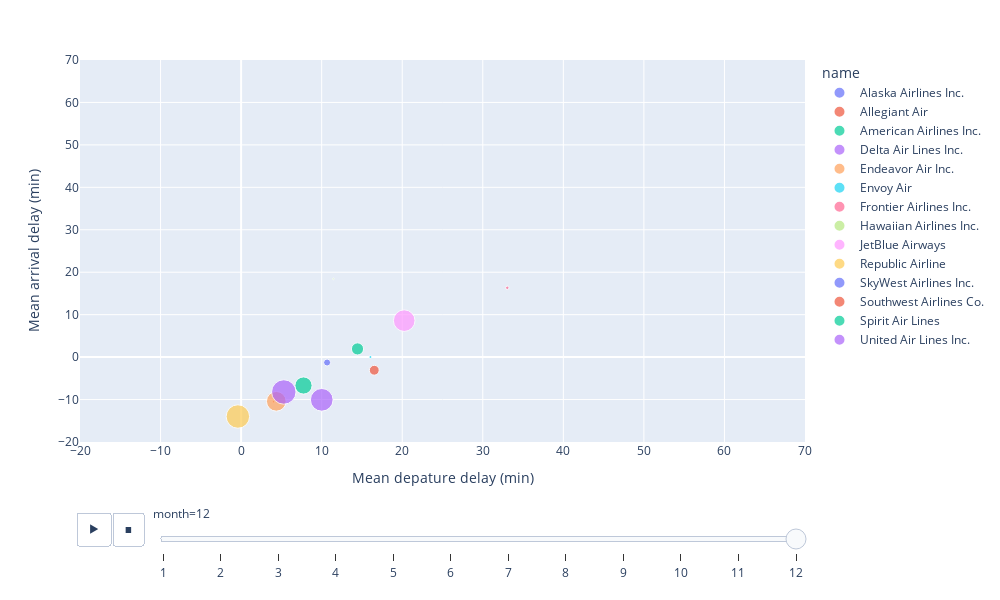

Notebook code for this chart:
### Markdown cell above
### Animations

We can also add animations to out plots using the following arguments:

- `animation_frame`: defines which variable to animate over; i.e., each frame in the animation will be one value of this variable.

- `animation_group`: Values from this columns are used to provide object-constancy across animation frames: rows with matching `animation_group`s will be treated as if they describe the same object in each frame. This allows the animation to smoothly interpolate between frames. 

We can also set the x and y ranges of our plots to match the ranges of data over the full animation sequence. 

- `range_x`: The range that the x-values should take
- `range_y`: The range that the y-values should take

### Code cell
fig = px.scatter(data_frame = monthly_delays, 
                 x="mean_dep_delay", 
                 y="mean_arr_delay", 
                 #size="n", 
                 size="n", 
                 color="name",
                 hover_name="name",
                 animation_frame="month", 
                 animation_group="name",
                 range_x = [-20, 70],
                 range_y = [-20, 70],
                 width=1000, height=600
          )

fig.update_layout(xaxis_title="Mean depature delay (min)",
                 yaxis_title="Mean arrival delay (min)")

fig.show()

### Figure 1 — Plotly figure (JSON) as saved in the notebook; plotly's stock layout.template omitted (floating-point values rounded to 4 significant figures)
{"data": [{"hovertemplate": "<b>%{hovertext}</b><br><br>name=Alaska Airlines Inc.<br>month=12<br>mean_dep_delay=%{x}<br>mean_arr_delay=%{y}<br>n=%{marker.size}<extra></extra>", "hovertext": ["Alaska Airlines Inc."], "ids": ["Alaska Airlines Inc."], "legendgroup": "Alaska Airlines Inc.", "marker": {"color": "#636efa", "size": [608], "sizemode": "area", "sizeref": 20.74, "symbol": "circle"}, "mode": "markers", "name": "Alaska Airlines Inc.", "orientation": "v", "showlegend": true, "type": "scatter", "x": [4.077], "xaxis": "x", "y": [-23.2], "yaxis": "y"}, {"hovertemplate": "<b>%{hovertext}</b><br><br>name=Allegiant Air<br>month=12<br>mean_dep_delay=%{x}<br>mean_arr_delay=%{y}<br>n=%{marker.size}<extra></extra>", "hovertext": ["Allegiant Air"], "ids": ["Allegiant Air"], "legendgroup": "Allegiant Air", "marker": {"color": "#EF553B", "size": [58], "sizemode": "area", "sizeref": 20.74, "symbol": "circle"}, "mode": "markers", "name": "Allegiant Air", "orientation": "v", "showlegend": true, "type": "scatter", "x": [4.017], "xaxis": "x", "y": [-10.52], "yaxis": "y"}, {"hovertemplate": "<b>%{hovertext}</b><br><br>name=American Airlines Inc.<br>month=12<br>mean_dep_delay=%{x}<br>mean_arr_delay=%{y}<br>n=%{marker.size}<extra></extra>", "hovertext": ["American Airlines Inc."], "ids": ["American Airlines Inc."], "legendgroup": "American Airlines Inc.", "marker": {"color": "#00cc96", "size": [3078], "sizemode": "area", "sizeref": 20.74, "symbol": "circle"}, "mode": "markers", "name": "American Airlines Inc.", "orientation": "v", "showlegend": true, "type": "scatter", "x": [7.745], "xaxis": "x", "y": [-6.688], "yaxis": "y"}, {"hovertemplate": "<b>%{hovertext}</b><br><br>name=Delta Air Lines Inc.<br>month=12<br>mean_dep_delay=%{x}<br>mean_arr_delay=%{y}<br>n=%{marker.size}<extra></extra>", "hovertext": ["Delta Air Lines Inc."], "ids": ["Delta Air Lines Inc."], "legendgroup": "Delta Air Lines Inc.", "marker": {"color": "#ab63fa", "size": [5330], "sizemode": "area", "sizeref": 20.74, "symbol": "circle"}, "mode": "markers", "name": "Delta Air Lines Inc.", "orientation": "v", "showlegend": true, "type": "scatter", "x": [10.01], "xaxis": "x", "y": [-10.06], "yaxis": "y"}, {"hovertemplate": "<b>%{hovertext}</b><br><br>name=Endeavor Air Inc.<br>month=12<br>mean_dep_delay=%{x}<br>mean_arr_delay=%{y}<br>n=%{marker.size}<extra></extra>", "hovertext": ["Endeavor Air Inc."], "ids": ["Endeavor Air Inc."], "legendgroup": "Endeavor Air Inc.", "marker": {"color": "#FFA15A", "size": [4018], "sizemode": "area", "sizeref": 20.74, "symbol": "circle"}, "mode": "markers", "name": "Endeavor Air Inc.", "orientation": "v", "showlegend": true, "type": "scatter", "x": [4.368], "xaxis": "x", "y": [-10.41], "yaxis": "y"}, {"hovertemplate": "<b>%{hovertext}</b><br><br>name=Envoy Air<br>month=12<br>mean_dep_delay=%{x}<br>mean_arr_delay=%{y}<br>n=%{marker.size}<extra></extra>", "hovertext": ["Envoy Air"], "ids": ["Envoy Air"], "legendgroup": "Envoy Air", "marker": {"color": "#19d3f3", "size": [96], "sizemode": "area", "sizeref": 20.74, "symbol": "circle"}, "mode": "markers", "name": "Envoy Air", "orientation": "v", "showlegend": true, "type": "scatter", "x": [16.05], "xaxis": "x", "y": [0.02083], "yaxis": "y"}, {"hovertemplate": "<b>%{hovertext}</b><br><br>name=Frontier Airlines Inc.<br>month=12<br>mean_dep_delay=%{x}<br>mean_arr_delay=%{y}<br>n=%{marker.size}<extra></extra>", "hovertext": ["Frontier Airlines Inc."], "ids": ["Frontier Airlines Inc."], "legendgroup": "Frontier Airlines Inc.", "marker": {"color": "#FF6692", "size": [121], "sizemode": "area", "sizeref": 20.74, "symbol": "circle"}, "mode": "markers", "name": "Frontier Airlines Inc.", "orientation": "v", "showlegend": true, "type": "scatter", "x": [33.04], "xaxis": "x", "y": [16.33], "yaxis": "y"}, {"hovertemplate": "<b>%{hovertext}</b><br><br>name=Hawaiian Airlines Inc.<br>month=12<br>mean_dep_delay=%{x}<br>mean_arr_delay=%{y}<br>n=%{marker.size}<extra></extra>", "hovertext": ["Hawaiian Airlines Inc."], "ids": ["Hawaiian Airlines Inc."], "legendgroup": "Hawaiian Airlines Inc.", "marker": {"color": "#B6E880", "size": [31], "sizemode": "area", "sizeref": 20.74, "symbol": "circle"}, "mode": "markers", "name": "Hawaiian Airlines Inc.", "orientation": "v", "showlegend": true, "type": "scatter", "x": [11.45], "xaxis": "x", "y": [18.42], "yaxis": "y"}, {"hovertemplate": "<b>%{hovertext}</b><br><br>name=JetBlue Airways<br>month=12<br>mean_dep_delay=%{x}<br>mean_arr_delay=%{y}<br>n=%{marker.size}<extra></extra>", "hovertext": ["JetBlue Airways"], "ids": ["JetBlue Airways"], "legendgroup": "JetBlue Airways", "marker": {"color": "#FF97FF", "size": [4840], "sizemode": "area", "sizeref": 20.74, "symbol": "circle"}, "mode": "markers", "name": "JetBlue Airways", "orientation": "v", "showlegend": true, "type": "scatter", "x": [20.25], "xaxis": "x", "y": [8.593], "yaxis": "y"}, {"hovertemplate": "<b>%{hovertext}</b><br><br>name=Republic Airline<br>month=12<br>mean_dep_delay=%{x}<br>mean_arr_delay=%{y}<br>n=%{marker.size}<extra></extra>", "hovertext": ["Republic Airline"], "ids": ["Republic Airline"], "legendgroup": "Republic Airline", "marker": {"color": "#FECB52", "size": [5709], "sizemode": "area", "sizeref": 20.74, "symbol": "circle"}, "mode": "markers", "name": "Republic Airline", "orientation": "v", "showlegend": true, "type": "scatter", "x": [-0.4027], "xaxis": "x", "y": [-13.99], "yaxis": "y"}, {"hovertemplate": "<b>%{hovertext}</b><br><br>name=SkyWest Airlines Inc.<br>month=12<br>mean_dep_delay=%{x}<br>mean_arr_delay=%{y}<br>n=%{marker.size}<extra></extra>", "hovertext": ["SkyWest Airlines Inc."], "ids": ["SkyWest Airlines Inc."], "legendgroup": "SkyWest Airlines Inc.", "marker": {"color": "#636efa", "size": [515], "sizemode": "area", "sizeref": 20.74, "symbol": "circle"}, "mode": "markers", "name": "SkyWest Airlines Inc.", "orientation": "v", "showlegend": true, "type": "scatter", "x": [10.67], "xaxis": "x", "y": [-1.28], "yaxis": "y"}, {"hovertemplate": "<b>%{hovertext}</b><br><br>name=Southwest Airlines Co.<br>month=12<br>mean_dep_delay=%{x}<br>mean_arr_delay=%{y}<br>n=%{marker.size}<extra></extra>", "hovertext": ["Southwest Airlines Co."], "ids": ["Southwest Airlines Co."], "legendgroup": "Southwest Airlines Co.", "marker": {"color": "#EF553B", "size": [1011], "sizemode": "area", "sizeref": 20.74, "symbol": "circle"}, "mode": "markers", "name": "Southwest Airlines Co.", "orientation": "v", "showlegend": true, "type": "scatter", "x": [16.53], "xaxis": "x", "y": [-3.094], "yaxis": "y"}, {"hovertemplate": "<b>%{hovertext}</b><br><br>name=Spirit Air Lines<br>month=12<br>mean_dep_delay=%{x}<br>mean_arr_delay=%{y}<br>n=%{marker.size}<extra></extra>", "hovertext": ["Spirit Air Lines"], "ids": ["Spirit Air Lines"], "legendgroup": "Spirit Air Lines", "marker": {"color": "#00cc96", "size": [1531], "sizemode": "area", "sizeref": 20.74, "symbol": "circle"}, "mode": "markers", "name": "Spirit Air Lines", "orientation": "v", "showlegend": true, "type": "scatter", "x": [14.45], "xaxis": "x", "y": [1.929], "yaxis": "y"}, {"hovertemplate": "<b>%{hovertext}</b><br><br>name=United Air Lines Inc.<br>month=12<br>mean_dep_delay=%{x}<br>mean_arr_delay=%{y}<br>n=%{marker.size}<extra></extra>", "hovertext": ["United Air Lines Inc."], "ids": ["United Air Lines Inc."], "legendgroup": "United Air Lines Inc.", "marker": {"color": "#ab63fa", "size": [6202], "sizemode": "area", "sizeref": 20.74, "symbol": "circle"}, "mode": "markers", "name": "United Air Lines Inc.", "orientation": "v", "showlegend": true, "type": "scatter", "x": [5.299], "xaxis": "x", "y": [-8.214], "yaxis": "y"}], "layout": {"height": 600, "legend": {"itemsizing": "constant", "title": {"text": "name"}, "tracegroupgap": 0}, "margin": {"t": 60}, "sliders": [{"active": 11, "currentvalue": {"prefix": "month="}, "len": 0.9, "pad": {"b": 10, "t": 60}, "steps": [{"args": [["1"], {"frame": {"duration": 0, "redraw": false}, "fromcurrent": true, "mode": "immediate", "transition": {"duration": 0, "easing": "linear"}}], "label": "1", "method": "animate"}, {"args": [["2"], {"frame": {"duration": 0, "redraw": false}, "fromcurrent": true, "mode": "immediate", "transition": {"duration": 0, "easing": "linear"}}], "label": "2", "method": "animate"}, {"args": [["3"], {"frame": {"duration": 0, "redraw": false}, "fromcurrent": true, "mode": "immediate", "transition": {"duration": 0, "easing": "linear"}}], "label": "3", "method": "animate"}, {"args": [["4"], {"frame": {"duration": 0, "redraw": false}, "fromcurrent": true, "mode": "immediate", "transition": {"duration": 0, "easing": "linear"}}], "label": "4", "method": "animate"}, {"args": [["5"], {"frame": {"duration": 0, "redraw": false}, "fromcurrent": true, "mode": "immediate", "transition": {"duration": 0, "easing": "linear"}}], "label": "5", "method": "animate"}, {"args": [["6"], {"frame": {"duration": 0, "redraw": false}, "fromcurrent": true, "mode": "immediate", "transition": {"duration": 0, "easing": "linear"}}], "label": "6", "method": "animate"}, {"args": [["7"], {"frame": {"duration": 0, "redraw": false}, "fromcurrent": true, "mode": "immediate", "transition": {"duration": 0, "easing": "linear"}}], "label": "7", "method": "animate"}, {"args": [["8"], {"frame": {"duration": 0, "redraw": false}, "fromcurrent": true, "mode": "immediate", "transition": {"duration": 0, "easing": "linear"}}], "label": "8", "method": "animate"}, {"args": [["9"], {"frame": {"duration": 0, "redraw": false}, "fromcurrent": true, "mode": "immediate", "transition": {"duration": 0, "easing": "linear"}}], "label": "9", "method": "animate"}, {"args": [["10"], {"frame": {"duration": 0, "redraw": false}, "fromcurrent": true, "mode": "immediate", "transition": {"duration": 0, "easing": "linear"}}], "label": "10", "method": "animate"}, {"args": [["11"], {"frame": {"duration": 0, "redraw": false}, "fromcurrent": true, "mode": "immediate", "transition": {"duration": 0, "easing": "linear"}}], "label": "11", "method": "animate"}, {"args": [["12"], {"frame": {"duration": 0, "redraw": false}, "fromcurrent": true, "mode": "immediate", "transition": {"duration": 0, "easing": "linear"}}], "label": "12", "method": "animate"}], "x": 0.1, "xanchor": "left", "y": 0, "yanchor": "top"}], "updatemenus": [{"active": 0, "buttons": [{"args": [null, {"frame": {"duration": 500, "redraw": false}, "fromcurrent": true, "mode": "immediate", "transition": {"duration": 500, "easing": "linear"}}], "label": "&#9654;", "method": "animate"}, {"args": [[null], {"frame": {"duration": 0, "redraw": false}, "fromcurrent": true, "mode": "immediate", "transition": {"duration": 0, "easing": "linear"}}], "label": "&#9724;", "method": "animate"}], "direction": "left", "pad": {"r": 10, "t": 70}, "showactive": false, "type": "buttons", "x": 0.1, "xanchor": "right", "y": 0, "yanchor": "top"}], "width": 1000, "xaxis": {"anchor": "y", "domain": [0, 1], "range": [-20, 70], "title": {"text": "Mean depature delay (min)"}, "type": "linear"}, "yaxis": {"anchor": "x", "domain": [0, 1], "range": [-20, 70], "title": {"text": "Mean arrival delay (min)"}, "type": "linear"}}}
